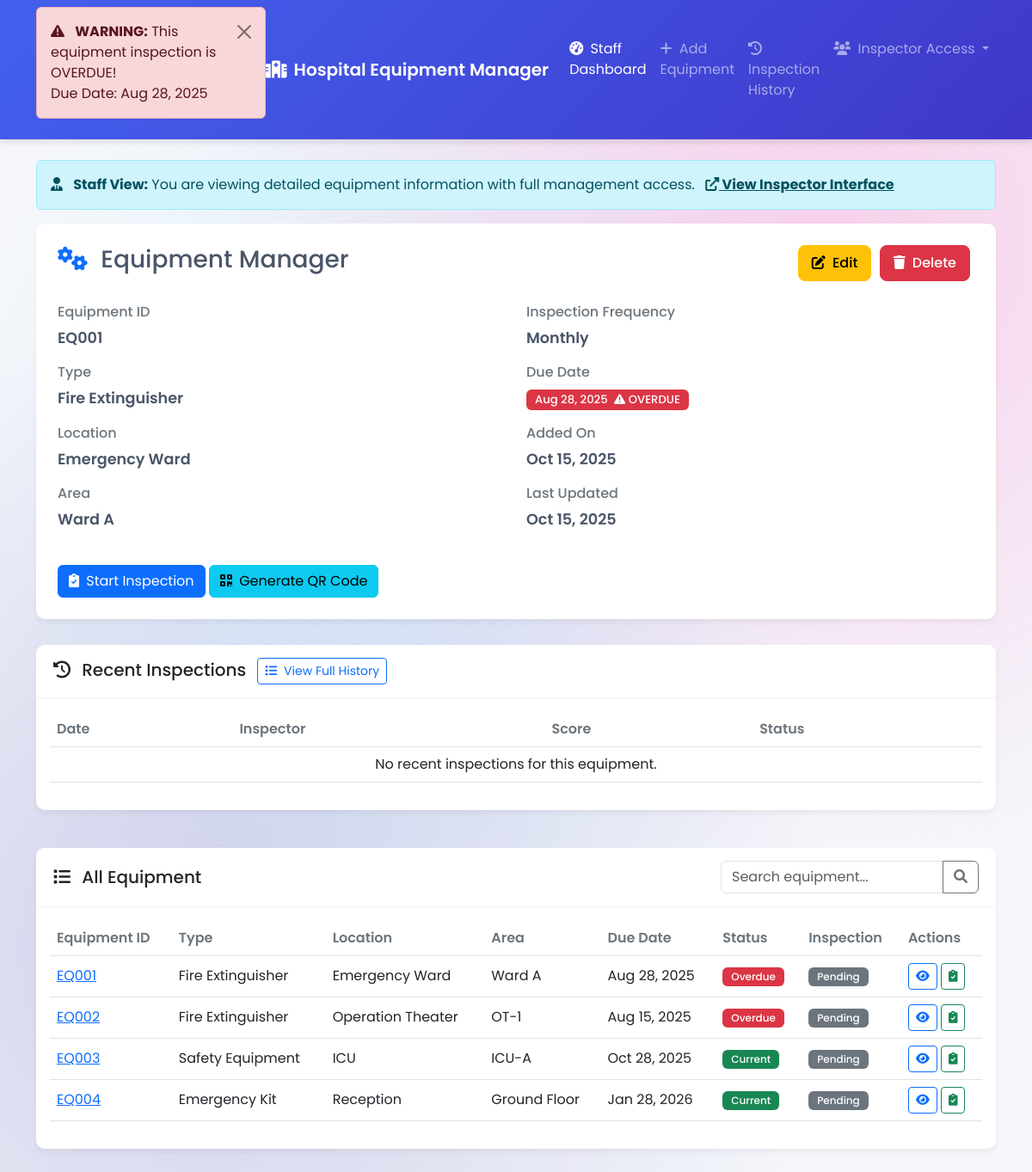
The app's page /?id=EQ001 with its own data.
### tables this page shows
CREATE TABLE equipments (
    id INT AUTO_INCREMENT PRIMARY KEY,
    equipment_id VARCHAR(50) NOT NULL UNIQUE,
    type VARCHAR(100),
    location VARCHAR(100),
    area VARCHAR(100),
    frequency VARCHAR(20),          
    due_date DATE NOT NULL,
    created_at DATETIME DEFAULT CURRENT_TIMESTAMP,
    updated_at DATETIME DEFAULT CURRENT_TIMESTAMP
);

### config.php (called while the page is built, shortened)
<?php
class Database {
    private $connection;
    public function __construct() {
        try {
            $this->connection = new PDO(
                "mysql:host=" . DB_HOST . ";dbname=" . DB_NAME,
                DB_USER,
                DB_PASS,
                [
                    PDO::ATTR_ERRMODE => PDO::ERRMODE_EXCEPTION,
                    PDO::ATTR_DEFAULT_FETCH_MODE => PDO::FETCH_ASSOC
                ]
            );
        } catch(PDOException $e) {
            die("Connection failed: " . $e->getMessage());
        }
    }
    public function query($sql, $params = []) {
        $stmt = $this->connection->prepare($sql);
        $stmt->execute($params);
        return $stmt;
    }
    public function fetchAll($sql, $params = []) {
        return $this->query($sql, $params)->fetchAll();
    }
    public function fetchOne($sql, $params = []) {
        return $this->query($sql, $params)->fetch();
    }
}
function sanitize($data) {
    return htmlspecialchars(strip_tags(trim($data)));
}
function formatDate($date) {
    return date('M d, Y', strtotime($date));
}
function isOverdue($due_date) {
    return strtotime($due_date) < strtotime('today');
}
$db = new Database();
?>

### index.php (the view, shortened to what this page needs)
<?php
require_once 'config.php';
$equipment = null;
$equipment_id = isset($_GET['id']) ? sanitize($_GET['id']) : '';
if ($equipment_id) {
    $equipment = $db->fetchOne(
        "SELECT * FROM equipments WHERE equipment_id = ?",
        [$equipment_id]
    );
}
$equipment_records = $db->fetchAll("SELECT * FROM equipments");
$stats = [
    'current_count' => 0,
    'due_soon_count' => 0,
    'overdue_count' => 0,
    'inspected_count' => 0,
    'pending_count' => 0,
    'total_equipment' => count($equipment_records)
];
$inspections_map = [];
$all_equipment = [];
foreach ($equipment_records as $eq) {
    $due = strtotime($eq['due_date']);
    $today = strtotime(date('Y-m-d'));
    if ($due < $today) {
        $status = 'Overdue';
    } elseif ($due <= strtotime('+7 days', $today)) {
        $status = 'Due Soon';
        $stats['due_soon_count']++;
    } else {
        $status = 'Current';
    }
    if (isset($inspections_map[$eq['equipment_id']])) {
        $inspection_status = 'Inspected';
        $stats['inspected_count']++;
    } else {
        $inspection_status = 'Pending';
    }
    $all_equipment[] = array_merge($eq, [
        'status' => $status,
        'inspection_status' => $inspection_status,
        'last_inspection' => $inspections_map[$eq['equipment_id']] ?? null
    ]);
}
?>
<!DOCTYPE html>
<html lang="en">
<head>
    <link href="https://cdn.jsdelivr.net/npm/bootstrap@5.3.0/dist/css/bootstrap.min.css" rel="stylesheet">
    <link href="https://cdnjs.cloudflare.com/ajax/libs/font-awesome/6.0.0/css/all.min.css" rel="stylesheet">
</head>
<body>
    <nav class="navbar navbar-expand-lg navbar-dark">
        <div class="container">
            <a class="navbar-brand" href="index.php">
                <i class="fas fa-hospital me-2"></i><?php echo SITE_NAME; ?>
            </a>
            <div class="collapse navbar-collapse" id="navbarNav">
                <ul class="navbar-nav ms-auto">
                    <li class="nav-item">
                        <a class="nav-link active" href="index.php">
                            <i class="fas fa-tachometer-alt me-1"></i> Staff Dashboard
                        </a>
                    </li>
                    <li class="nav-item">
                        <a class="nav-link" href="add-equipment.php">
                            <i class="fas fa-plus me-1"></i> Add Equipment
                        </a>
                    </li>
                    <li class="nav-item">
                        <a class="nav-link" href="inspection-history.php">
                            <i class="fas fa-history me-1"></i> Inspection History
                        </a>
                    </li>
                    <li class="nav-item dropdown">
                        <a class="nav-link dropdown-toggle" href="#" id="inspectorDropdown" role="button" data-bs-toggle="dropdown">
                            <i class="fas fa-users me-1"></i> Inspector Access
                        </a>
                    </li>
                </ul>
            </div>
        </div>
    </nav>
    <div class="container py-4">
        <?php if ($equipment): ?>
            <div class="alert alert-info" role="alert">
                <i class="fas fa-user-tie me-2"></i>
                <strong>Staff View:</strong> You are viewing detailed equipment information with full management access.
                <a href="view-equipment.php?id=<?php echo $equipment['equipment_id']; ?>" target="_blank" class="alert-link ms-2">
                    <i class="fas fa-external-link-alt"></i> View Inspector Interface
                </a>
            </div>
            <div class="row">
                <div class="col-md-12">
                    <div class="equipment-details">
                        <div class="d-flex justify-content-between align-items-center mb-4">
                            <h3><i class="fas fa-cogs text-primary me-2"></i> Equipment Manager</h3>
                            <div>
                                <a href="edit-equipment.php?id=<?php echo $equipment['equipment_id']; ?>" class="btn btn-action btn-warning">
                                    <i class="fas fa-edit me-1"></i> Edit
                                </a>
                                <button class="btn btn-action btn-danger" onclick="deleteEquipment('<?php echo $equipment['equipment_id']; ?>')">
                                    <i class="fas fa-trash me-1"></i> Delete
                                </button>
                            </div>
                        </div>
                        <div class="row">
                            <div class="col-md-6">
                                <div class="detail-label">Equipment ID</div>
                                <div class="detail-value"><?php echo $equipment['equipment_id']; ?></div>
                                <div class="detail-label">Type</div>
                                <div class="detail-value"><?php echo $equipment['type'] ?: 'Not specified'; ?></div>
                                <div class="detail-label">Location</div>
                                <div class="detail-value"><?php echo $equipment['location'] ?: 'Not specified'; ?></div>
                                <div class="detail-label">Area</div>
                                <div class="detail-value"><?php echo $equipment['area'] ?: 'Not specified'; ?></div>
                            </div>
                            <div class="col-md-6">
                                <div class="detail-label">Inspection Frequency</div>
                                <div class="detail-value"><?php echo $equipment['frequency']; ?></div>
                                <div class="detail-label">Due Date</div>
                                <div class="detail-value">
                                    <span class="<?php
                                        if (isOverdue($equipment['due_date'])) echo 'badge bg-danger';
                                        elseif (isDueSoon($equipment['due_date'])) echo 'badge bg-warning';
                                        else echo 'badge bg-success';
                                    ?>">
                                        <?php echo formatDate($equipment['due_date']); ?>
                                        <?php if (isOverdue($equipment['due_date'])): ?>
                                            <i class="fas fa-exclamation-triangle ms-1"></i> OVERDUE
                                        <?php elseif (isDueSoon($equipment['due_date'])): ?>
                                            <i class="fas fa-clock ms-1"></i> DUE SOON
                                        <?php endif; ?>
                                    </span>
                                </div>
                                <div class="detail-label">Added On</div>
                                <div class="detail-value"><?php echo formatDate($equipment['created_at']); ?></div>
                                <div class="detail-label">Last Updated</div>
                                <div class="detail-value"><?php echo formatDate($equipment['updated_at']); ?></div>
                            </div>
                        </div>
                        <div class="mt-4">
                            <a href="login.php?equipment_id=<?php echo $equipment['equipment_id']; ?>" class="btn btn-primary">
                                <i class="fas fa-clipboard-check me-1"></i> Start Inspection
                            </a>
                            <a href="generate-qr.php?id=<?php echo $equipment['equipment_id']; ?>" class="btn btn-info">
                                <i class="fas fa-qrcode me-1"></i> Generate QR Code
                            </a>
                        </div>
                    </div>
                    <div class="card">
                        <div class="card-header">
                            <h5 class="mb-0">
                                <i class="fas fa-history me-2"></i> Recent Inspections
                                <a href="inspection-history.php" class="btn btn-sm btn-outline-primary ms-2">
                                    <i class="fas fa-list me-1"></i> View Full History
                                </a>
                            </h5>
                        </div>
                        <div class="card-body">
                            <div class="table-responsive">
                                <table class="table">
                                    <thead>
                                        <tr>
                                            <th>Date</th>
                                            <th>Inspector</th>
                                            <th>Score</th>
                                            <th>Status</th>
                                        </tr>
                                    </thead>
                                    <tbody>
                                        <?php
                                        $recent_equipment_inspections = $db->fetchAll(
                                            "SELECT * FROM inspections
                                             WHERE equipment_id = ?
                                             ORDER BY submitted_at DESC LIMIT 5",
                                            [$equipment_id]
                                        );
                                        if (empty($recent_equipment_inspections)): ?>
                                            <tr>
                                                <td colspan="4" class="text-center">No recent inspections for this equipment.</td>
                                            </tr>
                                        <?php endif; ?>
                                    </tbody>
                                </table>
                            </div>
                        </div>
                    </div>
                </div>
            </div>
            <div class="card mt-4">
                <div class="card-header d-flex justify-content-between align-items-center">
                    <h5 class="mb-0"><i class="fas fa-list me-2"></i> All Equipment</h5>
                    <div class="input-group" style="max-width: 300px;">
                        <input type="text" id="equipmentSearch" class="form-control" placeholder="Search equipment...">
                        <button class="btn btn-outline-secondary" type="button">
                            <i class="fas fa-search"></i>
                        </button>
                    </div>
                </div>
                <div class="card-body">
                    <div class="table-responsive">
                        <table class="table" id="equipmentTable">
                            <thead>
                                <tr>
                                    <th>Equipment ID</th>
                                    <th>Type</th>
                                    <th>Location</th>
                                    <th>Area</th>
                                    <th>Due Date</th>
                                    <th>Status</th>
                                    <th>Inspection</th>
                                    <th>Actions</th>
                                </tr>
                            </thead>
                            <tbody>
                                <?php if (empty($all_equipment)): ?>
                                    <tr>
                                        <td colspan="8" class="text-center">No equipment found. Please add new equipment.</td>
                                    </tr>
                                <?php else:
                                    foreach ($all_equipment as $eq): ?>
                                    <tr>
                                        <td><a href="?id=<?php echo $eq['equipment_id']; ?>"><?php echo $eq['equipment_id']; ?></a></td>
                                        <td><?php echo $eq['type'] ?: '-'; ?></td>
                                        <td><?php echo $eq['location'] ?: '-'; ?></td>
                                        <td><?php echo $eq['area'] ?: '-'; ?></td>
                                        <td><?php echo formatDate($eq['due_date']); ?></td>
                                        <td>
                                            <span class="badge <?php
                                                echo $eq['status'] === 'Overdue' ? 'bg-danger' :
                                                    ($eq['status'] === 'Due Soon' ? 'bg-warning' : 'bg-success');
                                            ?>">
                                                <?php echo $eq['status']; ?>
                                            </span>
                                        </td>
                                        <td>
                                            <span class="badge <?php
                                                echo $eq['inspection_status'] === 'Inspected' ? 'bg-success' : 'bg-secondary';
                                            ?>">
                                                <?php echo $eq['inspection_status']; ?>
                                            </span>
                                        </td>
                                        <td>
                                            <a href="?id=<?php echo $eq['equipment_id']; ?>" class="btn btn-sm btn-outline-primary" title="View">
                                                <i class="fas fa-eye"></i>
                                            </a>
                                            <a href="login.php?equipment_id=<?php echo $eq['equipment_id']; ?>" class="btn btn-sm btn-outline-success" title="Inspect">
                                                <i class="fas fa-clipboard-check"></i>
                                            </a>
                                        </td>
                                    </tr>
                                    <?php endforeach;
                                endif; ?>
                            </tbody>
                        </table>
                    </div>
                </div>
            </div>
        <?php endif; ?>
    </div>
</body>
</html>

### records on screen
equipments: equipment "EQ001", type "Fire Extinguisher", location "Emergency Ward", area "Ward A", frequency "Monthly", due_date "Aug 28, 2025", created_at "Oct 15, 2025", updated_at "Oct 15, 2025", status "Overdue", inspection_status "Pending"
equipments: equipment "EQ002", type "Fire Extinguisher", location "Operation Theater", area "OT-1", due_date "Aug 15, 2025", status "Overdue", inspection_status "Pending"
equipments: equipment "EQ003", type "Safety Equipment", location "ICU", area "ICU-A", due_date "Oct 28, 2025", status "Current", inspection_status "Pending"
equipments: equipment "EQ004", type "Emergency Kit", location "Reception", area "Ground Floor", due_date "Jan 28, 2026", status "Current", inspection_status "Pending"

### other values on screen
SITE_NAME "Hospital Equipment Manager"
